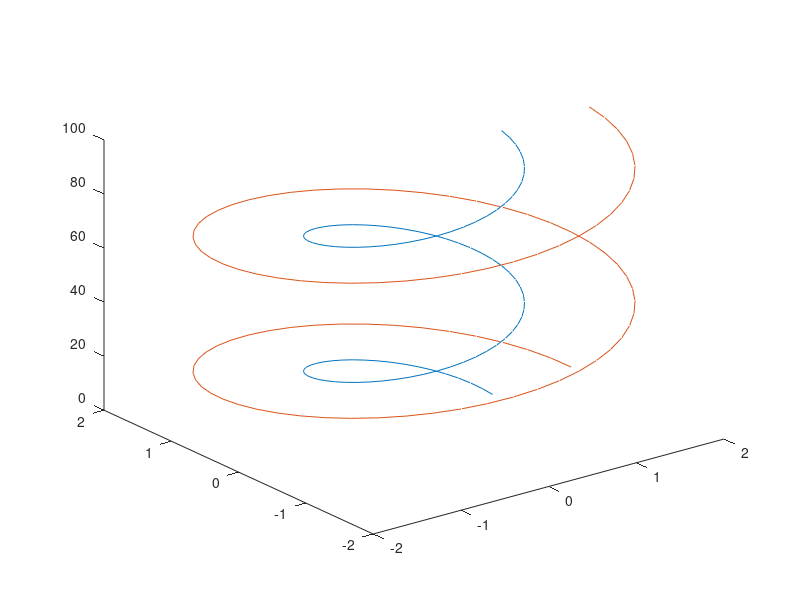

Here is the MATLAB script that generated this plot:
z = 1:100;
theta = 4*pi * z / max(z);
r_inner = 1;
r_outer = 2;

xi = r_inner * cos(theta);
yi = r_inner * sin(theta);
xo = r_outer * cos(theta);
yo = r_outer * sin(theta);

plot3 (xi,yi,z, xo, yo, z);